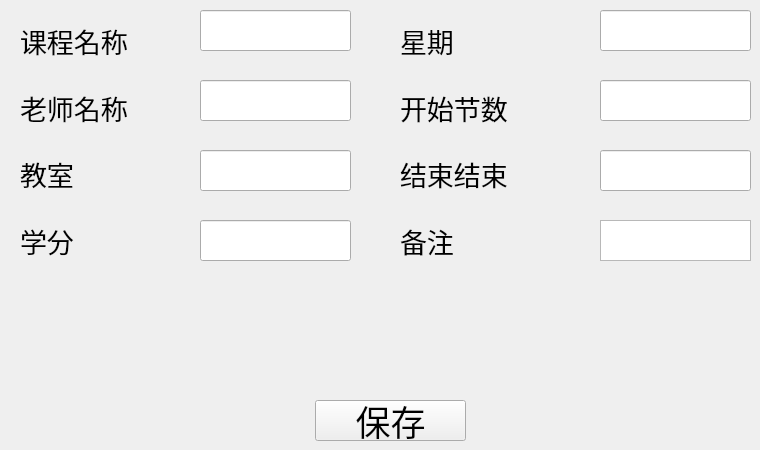
     <widget class="QWidget" name="CSadd">
      <widget class="QWidget" name="verticalLayoutWidget_3">
       <property name="geometry">
        <rect>
         <x>20</x>
         <y>10</y>
         <width>160</width>
         <height>261</height>
        </rect>
       </property>
       <layout class="QVBoxLayout" name="verticalLayout_5">
        <item>
         <widget class="QLabel" name="label_2">
          <property name="font">
           <font>
            <family>华文行楷</family>
            <pointsize>20</pointsize>
           </font>
          </property>
          <property name="text">
           <string>课程名称</string>
          </property>
         </widget>
        </item>
        <item>
         <widget class="QLabel" name="label_3">
          <property name="font">
           <font>
            <family>华文行楷</family>
            <pointsize>20</pointsize>
           </font>
          </property>
          <property name="text">
           <string>老师名称</string>
          </property>
         </widget>
        </item>
        <item>
         <widget class="QLabel" name="label_6">
          <property name="font">
           <font>
            <family>华文行楷</family>
            <pointsize>20</pointsize>
           </font>
          </property>
          <property name="text">
           <string>教室</string>
          </property>
         </widget>
        </item>
        <item>
         <widget class="QLabel" name="label_9">
          <property name="font">
           <font>
            <family>华文行楷</family>
            <pointsize>20</pointsize>
           </font>
          </property>
          <property name="text">
           <string>学分</string>
          </property>
         </widget>
        </item>
       </layout>
      </widget>
      <widget class="QWidget" name="verticalLayoutWidget_4">
       <property name="geometry">
        <rect>
         <x>400</x>
         <y>10</y>
         <width>160</width>
         <height>261</height>
        </rect>
       </property>
       <layout class="QVBoxLayout" name="verticalLayout_6">
        <item>
         <widget class="QLabel" name="label_10">
          <property name="font">
           <font>
            <family>华文行楷</family>
            <pointsize>20</pointsize>
           </font>
          </property>
          <property name="text">
           <string>星期</string>
          </property>
         </widget>
        </item>
        <item>
         <widget class="QLabel" name="label_11">
          <property name="font">
           <font>
            <family>华文行楷</family>
            <pointsize>20</pointsize>
           </font>
          </property>
          <property name="text">
           <string>开始节数</string>
          </property>
         </widget>
        </item>
        <item>
         <widget class="QLabel" name="label_12">
          <property name="font">
           <font>
            <family>华文行楷</family>
            <pointsize>20</pointsize>
           </font>
          </property>
          <property name="text">
           <string>结束结束</string>
          </property>
         </widget>
        </item>
        <item>
         <widget class="QLabel" name="label_13">
          <property name="font">
           <font>
            <family>华文行楷</family>
            <pointsize>20</pointsize>
           </font>
          </property>
          <property name="text">
           <string>备注</string>
          </property>
         </widget>
        </item>
       </layout>
      </widget>
      <widget class="QLineEdit" name="csnameedit">
       <property name="geometry">
        <rect>
         <x>200</x>
         <y>10</y>
         <width>151</width>
         <height>41</height>
        </rect>
       </property>
      </widget>
      <widget class="QLineEdit" name="teachedit">
       <property name="geometry">
        <rect>
         <x>200</x>
         <y>80</y>
         <width>151</width>
         <height>41</height>
        </rect>
       </property>
      </widget>
      <widget class="QLineEdit" name="roomedit">
       <property name="geometry">
        <rect>
         <x>200</x>
         <y>150</y>
         <width>151</width>
         <height>41</height>
        </rect>
       </property>
      </widget>
      <widget class="QLineEdit" name="scoreedit">
       <property name="geometry">
        <rect>
         <x>200</x>
         <y>220</y>
         <width>151</width>
         <height>41</height>
        </rect>
       </property>
      </widget>
      <widget class="QLineEdit" name="Xedit">
       <property name="geometry">
        <rect>
         <x>600</x>
         <y>10</y>
         <width>151</width>
         <height>41</height>
        </rect>
       </property>
      </widget>
      <widget class="QLineEdit" name="Y1edit">
       <property name="geometry">
        <rect>
         <x>600</x>
         <y>80</y>
         <width>151</width>
         <height>41</height>
        </rect>
       </property>
      </widget>
      <widget class="QLineEdit" name="Y2edit">
       <property name="geometry">
        <rect>
         <x>600</x>
         <y>150</y>
         <width>151</width>
         <height>41</height>
        </rect>
       </property>
      </widget>
      <widget class="QPushButton" name="savecourse">
       <property name="geometry">
        <rect>
         <x>315</x>
         <y>400</y>
         <width>151</width>
         <height>41</height>
        </rect>
       </property>
       <property name="font">
        <font>
         <family>华文行楷</family>
         <pointsize>26</pointsize>
        </font>
       </property>
       <property name="text">
        <string>保存</string>
       </property>
      </widget>
      <widget class="QTextEdit" name="noteedit">
       <property name="geometry">
        <rect>
         <x>600</x>
         <y>220</y>
         <width>151</width>
         <height>41</height>
        </rect>
       </property>
      </widget>
     </widget>
